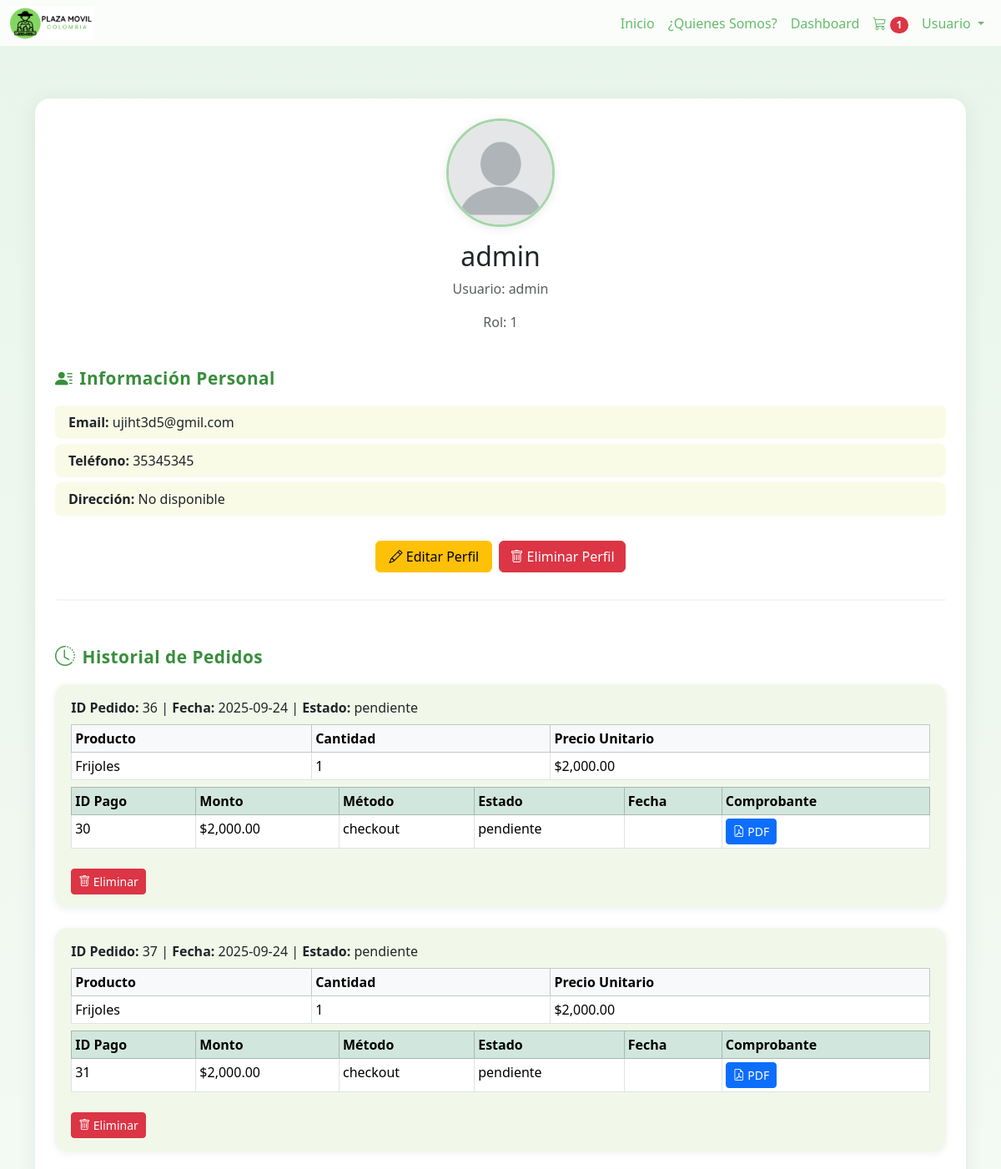
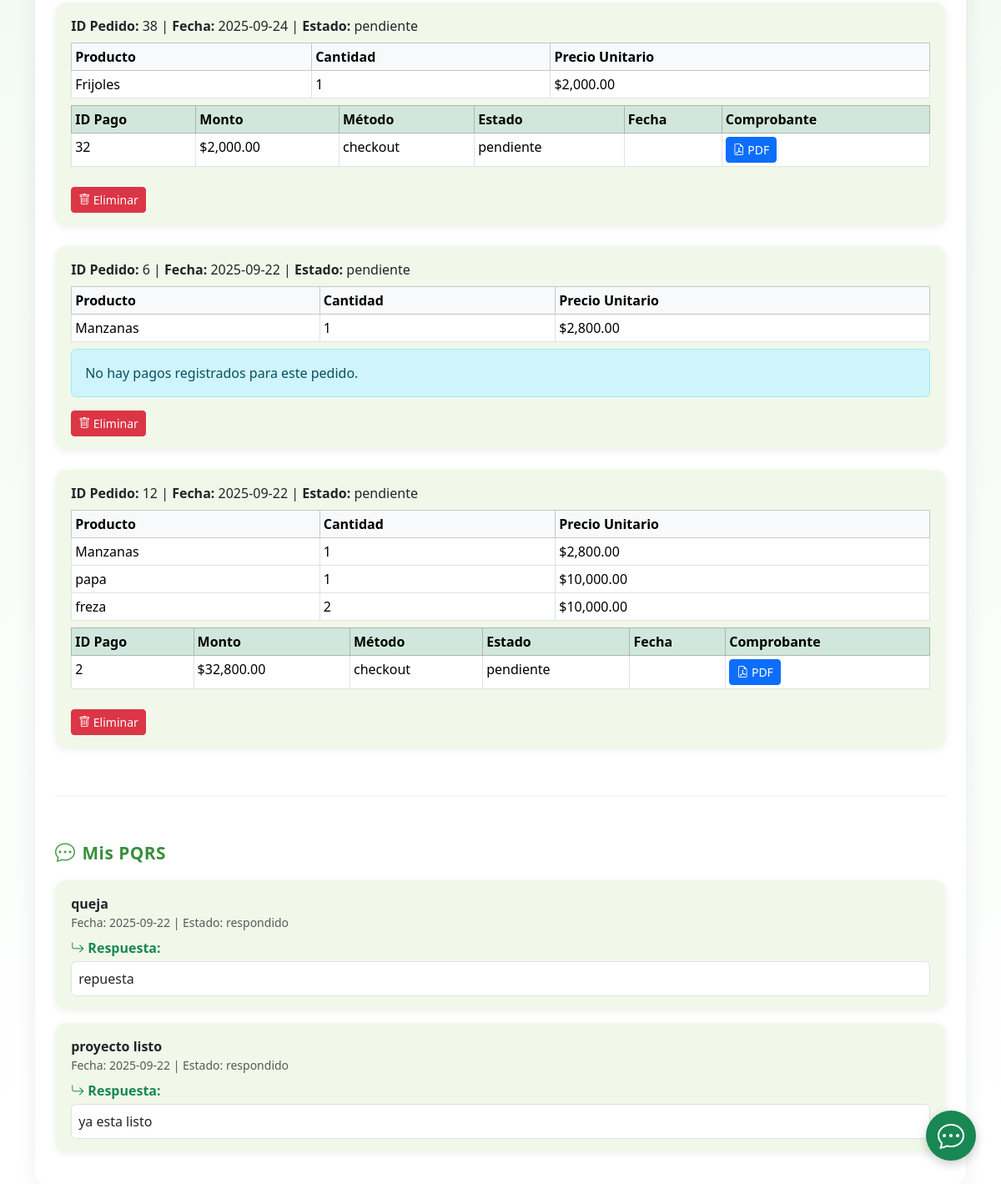
The page /view/perfil.php (signed in) on the database its author committed (2 pictures, top to bottom).
### tables this page shows
CREATE TABLE `usuarios` (
  `id_usuario` int(11) NOT NULL,
  `nombre_completo` varchar(50) DEFAULT NULL,
  `email` varchar(50) DEFAULT NULL,
  `telefono` varchar(20) DEFAULT NULL,
  `id_rol` int(2) DEFAULT NULL,
  `numero_documento` varchar(50) DEFAULT NULL,
  `username` varchar(50) DEFAULT NULL,
  `password` varchar(255) DEFAULT NULL,
  `tipo_documento` varchar(50) DEFAULT NULL,
  `fecha_nacimiento` varchar(50) DEFAULT NULL,
  `Foto` varchar(250) DEFAULT NULL
);

CREATE TABLE `pedidos` (
  `id_pedido` int(11) NOT NULL,
  `id_usuario` int(10) DEFAULT NULL,
  `fecha` date DEFAULT NULL,
  `estado` varchar(50) DEFAULT NULL,
  `id_detalle` int(10) DEFAULT NULL
);

CREATE TABLE `pedido_detalle` (
  `id_pedido_detalle` int(11) NOT NULL,
  `id_pedido` int(10) DEFAULT NULL,
  `id_producto` int(10) DEFAULT NULL,
  `cantidad` int(10) DEFAULT NULL,
  `precio_unitario` int(20) DEFAULT NULL,
  `id_unidad` int(10) DEFAULT NULL
);

CREATE TABLE `productos` (
  `id_producto` int(11) NOT NULL,
  `id_agricultor` int(10) DEFAULT NULL,
  `id_categoria` int(10) DEFAULT NULL,
  `descripcion` varchar(250) DEFAULT NULL,
  `nombre` varchar(50) DEFAULT NULL,
  `stock` int(20) DEFAULT NULL,
  `precio_unitario` int(10) DEFAULT NULL,
  `id_unidad` int(10) DEFAULT NULL,
  `foto` varchar(100) DEFAULT NULL,
  `fecha_publicacion` date DEFAULT NULL
);

CREATE TABLE `pagos` (
  `id_pago` int(11) NOT NULL,
  `id_venta` int(10) DEFAULT NULL,
  `proveedor` varchar(50) DEFAULT NULL,
  `transaccion_id` varchar(100) DEFAULT NULL,
  `monto` int(20) DEFAULT NULL,
  `moneda` varchar(50) DEFAULT NULL,
  `estado` varchar(20) NOT NULL,
  `metodo` varchar(20) DEFAULT NULL,
  `id_pedido` int(11) NOT NULL,
  `preference_id` varchar(100) DEFAULT NULL,
  `fecha_pago` datetime DEFAULT NULL
);

CREATE TABLE `pqrs` (
  `id_pqrs` int(11) NOT NULL,
  `id_usuario` int(10) DEFAULT NULL,
  `tipo` varchar(20) DEFAULT NULL,
  `asunto` varchar(150) DEFAULT NULL,
  `descripcion` varchar(250) DEFAULT NULL,
  `fecha` date DEFAULT NULL,
  `estado` varchar(20) DEFAULT NULL,
  `respuesta` varchar(250) DEFAULT NULL,
  `fecha_respuesta` date DEFAULT NULL,
  `adjunto` varchar(250) DEFAULT NULL
);

### view/perfil.php (the view, shortened to what this page needs)
<?php
require_once '../config/conexion.php';
$user_id_usuario = $_SESSION['user_id_usuario'];
$stmt = $pdo->prepare('SELECT * FROM usuarios WHERE id_usuario = ?');
$stmt->execute([$user_id_usuario]);
$user = $stmt->fetch(PDO::FETCH_ASSOC);
?>
<!DOCTYPE html>
<html lang="es">
<head>
    <link href="https://cdn.jsdelivr.net/npm/bootstrap@5.3.7/dist/css/bootstrap.min.css" rel="stylesheet">
    <link rel="stylesheet" href="https://cdn.jsdelivr.net/npm/bootstrap-icons@1.11.3/font/bootstrap-icons.min.css">
    <link rel="stylesheet" href="/Plaza-M-vil-3.1/css/styles.css">
</head>
<body>
    <?php include '../navbar.php'; ?>
    <div style="height:70px"></div>
    <div class="container mt-5">
        <div class="card p-4">
            <div class="text-center">
                <img src="<?php echo !empty($user['Foto']) ? '../img/' . htmlspecialchars($user['Foto']) : '../img/default_profile.png'; ?>"
                    alt="Foto de perfil" class="profile-img mb-3">
                <h2><?php echo htmlspecialchars($user['nombre_completo']); ?></h2>
                <p class="text-muted">Usuario: <?php echo htmlspecialchars($user['username']); ?></p>
                <p class="text-muted">Rol: <?php echo htmlspecialchars($user['id_rol']); ?></p>
            </div>
            <div class="mt-4">
                <div class="section-title"><i class="bi bi-person-lines-fill me-2"></i>Información Personal</div>
                <ul class="list-group">
                    <li class="list-group-item"><strong>Email:</strong> <?php echo htmlspecialchars($user['email']); ?></li>
                    <li class="list-group-item"><strong>Teléfono:</strong> <?php echo htmlspecialchars($user['telefono'] ?? 'No disponible'); ?></li>
                    <li class="list-group-item"><strong>Dirección:</strong> <?php echo htmlspecialchars($user['direccion'] ?? 'No disponible'); ?></li>
                </ul>
            </div>
            <div class="mt-4 btn-group-perfil text-center d-flex flex-wrap justify-content-center gap-2">
                <button class="btn btn-warning" data-bs-toggle="modal" data-bs-target="#modalEditarPerfil">
                    <i class="bi bi-pencil"></i> Editar Perfil
                </button>
                <button class="btn btn-danger" data-bs-toggle="modal" data-bs-target="#modalEliminarPerfil">
                    <i class="bi bi-trash"></i> Eliminar Perfil
                </button>
            </div>
            <hr class="section-divider">
            <div class="mt-4">
                <div class="section-title"><i class="bi bi-clock-history historial-icon"></i>Historial de Pedidos</div>
                <?php
                $stmtPedidos = $pdo->prepare("SELECT id_pedido, fecha, estado FROM pedidos WHERE id_usuario = ? ORDER BY fecha DESC LIMIT 5");
                $stmtPedidos->execute([$user_id_usuario]);
                $pedidos = $stmtPedidos->fetchAll(PDO::FETCH_ASSOC);
                if ($pedidos && count($pedidos) > 0) {
                    foreach ($pedidos as $pedido) {
                        ?>
                        <div class="historial-card mb-4">
                            <div class="mb-2">
                                <strong>ID Pedido:</strong> <?php echo htmlspecialchars($pedido['id_pedido']); ?> |
                                <strong>Fecha:</strong> <?php echo htmlspecialchars($pedido['fecha']); ?> |
                                <strong>Estado:</strong> <?php echo htmlspecialchars($pedido['estado']); ?>
                            </div>
                            <?php
                            $stmtProd = $pdo->prepare('
                                SELECT p.nombre, dp.cantidad, dp.precio_unitario
                                FROM pedido_detalle dp
                                INNER JOIN productos p ON dp.id_producto = p.id_producto
                                WHERE dp.id_pedido = ?
                            ');
                            $stmtProd->execute([$pedido['id_pedido']]);
                            $productos = $stmtProd->fetchAll(PDO::FETCH_ASSOC);
                            $stmtPagos = $pdo->prepare('SELECT id_pago, monto, metodo, estado, fecha_pago FROM pagos WHERE id_pedido = ? ORDER BY fecha_pago DESC');
                            $stmtPagos->execute([$pedido['id_pedido']]);
                            $pagos = $stmtPagos->fetchAll(PDO::FETCH_ASSOC);
                            ?>
                            <?php if (count($productos) === 0): ?>
                                <div class="alert alert-warning">No hay productos en este pedido.</div>
                            <?php else: ?>
                                <div class="table-responsive">
                                    <table class="table table-sm table-bordered mb-2">
                                        <thead class="table-light">
                                            <tr>
                                                <th>Producto</th>
                                                <th>Cantidad</th>
                                                <th>Precio Unitario</th>
                                            </tr>
                                        </thead>
                                        <tbody>
                                            <?php foreach ($productos as $prod): ?>
                                                <tr>
                                                    <td><?php echo htmlspecialchars($prod['nombre']); ?></td>
                                                    <td><?php echo htmlspecialchars($prod['cantidad']); ?></td>
                                                    <td>$<?php echo number_format($prod['precio_unitario'], 2); ?></td>
                                                </tr>
                                            <?php endforeach; ?>
                                        </tbody>
                                    </table>
                                </div>
                            <?php endif; ?>
                            <?php if ($pagos && count($pagos) > 0): ?>
                                <div class="table-responsive mb-2">
                                    <table class="table table-sm table-bordered">
                                        <thead class="table-success">
                                            <tr>
                                                <th>ID Pago</th>
                                                <th>Monto</th>
                                                <th>Método</th>
                                                <th>Estado</th>
                                                <th>Fecha</th>
                                                <th>Comprobante</th>
                                            </tr>
                                        </thead>
                                        <tbody>
                                            <?php foreach ($pagos as $pago): ?>
                                                <tr>
                                                    <td><?php echo htmlspecialchars($pago['id_pago']); ?></td>
                                                    <td>$<?php echo number_format($pago['monto'], 2); ?></td>
                                                    <td><?php echo htmlspecialchars($pago['metodo']); ?></td>
                                                    <td><?php echo htmlspecialchars($pago['estado']); ?></td>
                                                    <td><?php echo htmlspecialchars($pago['fecha_pago']); ?></td>
                                                    <td>
                                                        <a href="../controller/generar_factura.php?id_pago=<?php echo $pago['id_pago']; ?>"
                                                            class="btn btn-primary btn-sm" target="_blank">
                                                            <i class="bi bi-file-earmark-pdf"></i> PDF
                                                        </a>
                                                    </td>
                                                </tr>
                                            <?php endforeach; ?>
                                        </tbody>
                                    </table>
                                </div>
                            <?php else: ?>
                                <div class="alert alert-info">No hay pagos registrados para este pedido.</div>
                            <?php endif; ?>
                            <div class="mt-2 d-flex gap-2">
                                <form action="../controller/eliminar_pedido.php" method="POST" style="display:inline;">
                                    <button type="submit" class="btn btn-danger btn-sm"
                                        onclick="return confirm('¿Seguro que deseas eliminar este pedido?');">
                                        <i class="bi bi-trash"></i> Eliminar
                                    </button>
                                </form>
                            </div>
                        </div>
                        <?php
                    }
                } else {
                    echo '<div class="historial-card text-muted text-center"><i class="bi bi-info-circle"></i> No tienes pedidos recientes.</div>';
                }
                ?>
            </div>
            <hr class="section-divider">
            <div class="mt-4">
                <div class="section-title"><i class="bi bi-chat-dots pqrs-icon"></i>Mis PQRS</div>
                <?php
                $stmtPQRS = $pdo->prepare("SELECT asunto, estado, fecha, respuesta FROM pqrs WHERE id_usuario = ? ORDER BY fecha DESC LIMIT 5");
                $stmtPQRS->execute([$user_id_usuario]);
                $pqrs = $stmtPQRS->fetchAll(PDO::FETCH_ASSOC);
                if ($pqrs && count($pqrs) > 0) {
                    foreach ($pqrs as $pq) {
                        ?>
                        <div class="pqrs-card">
                            <div><strong><?php echo htmlspecialchars($pq['asunto']); ?></strong></div>
                            <div class="text-muted small">Fecha: <?php echo htmlspecialchars($pq['fecha']); ?> | Estado: <?php echo htmlspecialchars($pq['estado']); ?></div>
                            <?php if (!empty($pq['respuesta'])): ?>
                                <div class="mt-2">
                                    <span class="fw-bold text-success"><i class="bi bi-arrow-return-right"></i> Respuesta:</span>
                                    <div class="bg-white rounded p-2 border mt-1"><?php echo htmlspecialchars($pq['respuesta']); ?></div>
                                </div>
                            <?php else: ?>
                                <div class="mt-2 text-muted"><i class="bi bi-hourglass-split"></i> Sin respuesta aún.</div>
                            <?php endif; ?>
                        </div>
                        <?php
                    }
                } else {
                    echo '<div class="pqrs-card text-muted text-center"><i class="bi bi-info-circle"></i> No tienes PQRS recientes.</div>';
                }
                ?>
            </div>
        </div>
    </div>
</body>
</html>

### css/styles.css (style rules this page uses)
.card { display: flex; flex-direction: column; justify-content: space-between; height: 100%; }
body { background: linear-gradient(180deg, #ffffff 0%, #e8f5e9 100%); min-height: 100vh; }
.section-divider { border: none; border-top: 2px solid #b2dfdb; margin: 3rem 0 2rem 0; }

### view/perfil.php (style rules this page uses)
body { background: linear-gradient(180deg, #e8f5e9 0%, #ffffff 100%); min-height: 100vh; }
.card { box-shadow: 0 4px 24px rgba(44, 62, 80, 0.09); border-radius: 18px; border: none; }
.profile-img { width: 130px; height: 130px; border-radius: 50%; object-fit: cover; box-shadow: 0 2px 12px rgba(44, 62, 80, 0.10); border: 3px solid #a5d6a7; }
.list-group-item { border: none; background: #f9fbe7; border-radius: 8px; margin-bottom: 6px; }
.section-title { font-size: 1.3rem; font-weight: 700; color: #388e3c; margin-bottom: 1rem; letter-spacing: 0.5px; }
.section-divider { border: none; border-top: 2px solid #c8e6c9; margin: 2rem 0 1.5rem 0; }
.historial-card, .pqrs-card { background: #f1f8e9; border-radius: 14px; box-shadow: 0 2px 8px rgba(44, 62, 80, 0.07); padding: 1rem 1.2rem; margin-bottom: 1rem; }
.historial-icon, .pqrs-icon { font-size: 1.5rem; color: #43a047; margin-right: 8px; }
.btn-group-perfil .btn { min-width: 140px; }

### rows shown on the page
usuarios: nombre_completo "admin", username "admin", id_rol "1", email "ujiht3d5@gmil.com", telefono "35345345"
pedidos: id_pedido "36", fecha "2025-09-24", estado "pendiente"
pedido_detalle: id_producto.nombre "Frijoles", cantidad "1", precio_unitario "2,000.00"
pagos: id_pago "30", monto "2,000.00", metodo "checkout", estado "pendiente"
pedidos: id_pedido "37", fecha "2025-09-24", estado "pendiente"
pagos: id_pago "31", monto "2,000.00", metodo "checkout", estado "pendiente"
pedidos: id_pedido "38", fecha "2025-09-24", estado "pendiente"
pagos: id_pago "32", monto "2,000.00", metodo "checkout", estado "pendiente"
pedidos: id_pedido "6", fecha "2025-09-22", estado "pendiente", shows "No hay pagos registrados para este pedido."
pedido_detalle: id_producto.nombre "Manzanas", cantidad "1", precio_unitario "2,800.00"
pedidos: id_pedido "12", fecha "2025-09-22", estado "pendiente"
pedido_detalle: id_producto.nombre "papa", cantidad "1", precio_unitario "10,000.00"
pedido_detalle: id_producto.nombre "freza", cantidad "2", precio_unitario "10,000.00"
pagos: id_pago "2", monto "32,800.00", metodo "checkout", estado "pendiente"
pqrs: asunto "queja", fecha "2025-09-22", estado "respondido", respuesta "repuesta"
pqrs: asunto "proyecto listo", fecha "2025-09-22", estado "respondido", respuesta "ya esta listo"

### other values the page prints
$totalProductos "1"
$user['direccion'] "No disponible"
